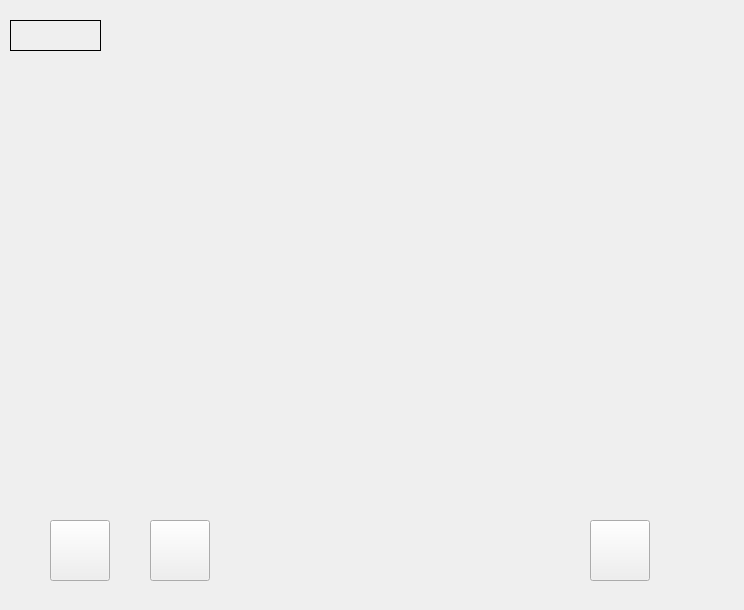
<?xml version="1.0" encoding="UTF-8"?>
<ui version="4.0">
 <class>Home</class>
 <widget class="QWidget" name="Home">
  <property name="geometry">
   <rect>
    <x>0</x>
    <y>0</y>
    <width>744</width>
    <height>610</height>
   </rect>
  </property>
  <property name="windowTitle">
   <string>Form</string>
  </property>
  <widget class="QLabel" name="label">
   <property name="geometry">
    <rect>
     <x>10</x>
     <y>20</y>
     <width>91</width>
     <height>31</height>
    </rect>
   </property>
   <property name="frameShape">
    <enum>QFrame::Box</enum>
   </property>
   <property name="text">
    <string/>
   </property>
  </widget>
  <widget class="QPushButton" name="pushButton">
   <property name="geometry">
    <rect>
     <x>50</x>
     <y>520</y>
     <width>60</width>
     <height>61</height>
    </rect>
   </property>
   <property name="text">
    <string/>
   </property>
   <property name="icon">
    <iconset resource="res.qrc">
     <normaloff>:/images/picture.jpg</normaloff>:/images/picture.jpg</iconset>
   </property>
   <property name="iconSize">
    <size>
     <width>101</width>
     <height>61</height>
    </size>
   </property>
  </widget>
  <widget class="QPushButton" name="pushButton_2">
   <property name="geometry">
    <rect>
     <x>150</x>
     <y>520</y>
     <width>60</width>
     <height>61</height>
    </rect>
   </property>
   <property name="text">
    <string/>
   </property>
   <property name="icon">
    <iconset resource="res.qrc">
     <normaloff>:/images/set.jpg</normaloff>:/images/set.jpg</iconset>
   </property>
   <property name="iconSize">
    <size>
     <width>101</width>
     <height>61</height>
    </size>
   </property>
  </widget>
  <widget class="QPushButton" name="pushButton_4">
   <property name="geometry">
    <rect>
     <x>590</x>
     <y>520</y>
     <width>60</width>
     <height>61</height>
    </rect>
   </property>
   <property name="text">
    <string/>
   </property>
   <property name="icon">
    <iconset resource="res.qrc">
     <normaloff>:/images/exit.jpg</normaloff>:/images/exit.jpg</iconset>
   </property>
   <property name="iconSize">
    <size>
     <width>101</width>
     <height>61</height>
    </size>
   </property>
  </widget>
  <widget class="QStackedWidget" name="stackedWidget">
   <property name="geometry">
    <rect>
     <x>40</x>
     <y>70</y>
     <width>650</width>
     <height>400</height>
    </rect>
   </property>
   <property name="currentIndex">
    <number>1</number>
   </property>
   <widget class="Colum" name="page"/>
   <widget class="Set" name="page_2"/>
  </widget>
 </widget>
 <customwidgets>
  <customwidget>
   <class>Colum</class>
   <extends>QWidget</extends>
   <header location="global">colum.h</header>
   <container>1</container>
  </customwidget>
  <customwidget>
   <class>Set</class>
   <extends>QWidget</extends>
   <header location="global">set.h</header>
   <container>1</container>
  </customwidget>
 </customwidgets>
 <resources>
  <include location="res.qrc"/>
 </resources>
 <connections/>
</ui>
